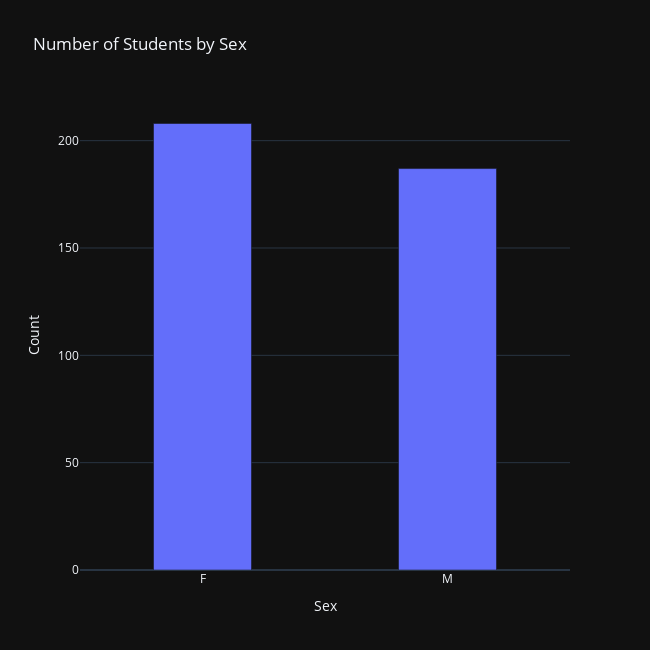

The notebook cell saved with this chart:
### Code cell
fig2 = go.Figure()

fig2.add_trace(go.Bar(
    x = by_sex['sex'],
    y = by_sex['count'],
    width = .4
))

fig2.update_layout(
    title_text = 'Number of Students by Sex',
    xaxis_title = 'Sex',
    yaxis_title = 'Count',
    width = 650,
    height = 650,
    template = 'plotly_dark'
)

fig2.show()

### Figure 1 — Plotly figure (JSON) as saved in the notebook; plotly's stock layout.template omitted (floating-point values rounded to 4 significant figures)
{"data": [{"type": "bar", "width": 0.4, "x": ["F", "M"], "y": [208, 187]}], "layout": {"height": 650, "title": {"text": "Number of Students by Sex"}, "width": 650, "xaxis": {"title": {"text": "Sex"}}, "yaxis": {"title": {"text": "Count"}}}}
